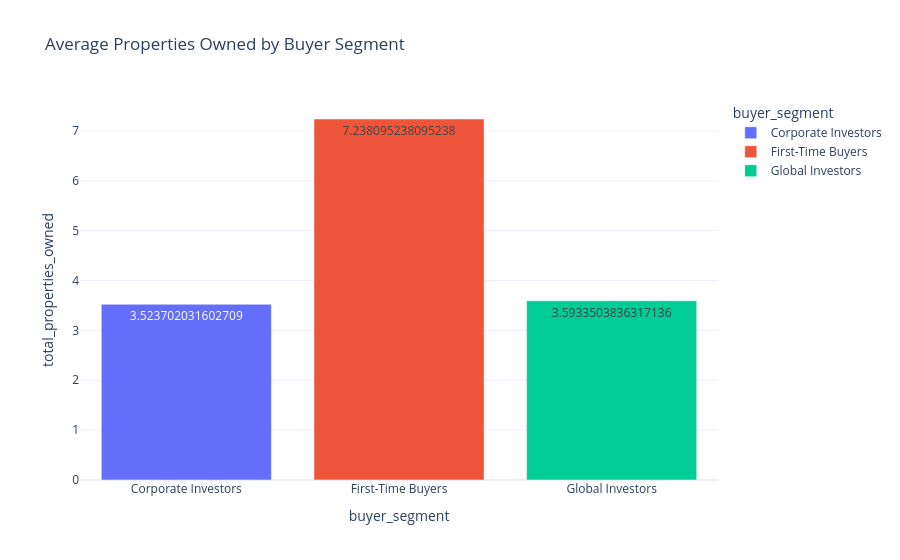

Write notebook code for a chart like this one.
### Code cell
portfolio_summary = (
    buyer_profile
    .groupby('buyer_segment')['total_properties_owned']
    .mean()
    .reset_index()
)

fig = px.bar(
    portfolio_summary,
    x='buyer_segment',
    y='total_properties_owned',
    color='buyer_segment',
    text='total_properties_owned',
    title='Average Properties Owned by Buyer Segment'
)

fig.update_layout(template='plotly_white')
fig.show()

### Figure 1 — Plotly figure (JSON) as saved in the notebook; plotly's stock layout.template omitted (floating-point values rounded to 4 significant figures)
{"data": [{"hovertemplate": "buyer_segment=%{x}<br>total_properties_owned=%{text}<extra></extra>", "legendgroup": "Corporate Investors", "marker": {"color": "#636efa", "pattern": {"shape": ""}}, "name": "Corporate Investors", "orientation": "v", "showlegend": true, "text": [3.524], "textposition": "auto", "type": "bar", "x": ["Corporate Investors"], "xaxis": "x", "y": [3.524], "yaxis": "y"}, {"hovertemplate": "buyer_segment=%{x}<br>total_properties_owned=%{text}<extra></extra>", "legendgroup": "First-Time Buyers", "marker": {"color": "#EF553B", "pattern": {"shape": ""}}, "name": "First-Time Buyers", "orientation": "v", "showlegend": true, "text": [7.238], "textposition": "auto", "type": "bar", "x": ["First-Time Buyers"], "xaxis": "x", "y": [7.238], "yaxis": "y"}, {"hovertemplate": "buyer_segment=%{x}<br>total_properties_owned=%{text}<extra></extra>", "legendgroup": "Global Investors", "marker": {"color": "#00cc96", "pattern": {"shape": ""}}, "name": "Global Investors", "orientation": "v", "showlegend": true, "text": [3.593], "textposition": "auto", "type": "bar", "x": ["Global Investors"], "xaxis": "x", "y": [3.593], "yaxis": "y"}], "layout": {"barmode": "relative", "legend": {"title": {"text": "buyer_segment"}, "tracegroupgap": 0}, "title": {"text": "Average Properties Owned by Buyer Segment"}, "xaxis": {"anchor": "y", "categoryarray": ["Corporate Investors", "First-Time Buyers", "Global Investors"], "categoryorder": "array", "domain": [0, 1], "title": {"text": "buyer_segment"}}, "yaxis": {"anchor": "x", "domain": [0, 1], "title": {"text": "total_properties_owned"}}}}
